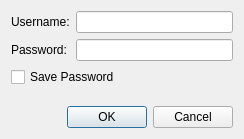
<?xml version="1.0" encoding="UTF-8"?>
<ui version="4.0">
 <class>ConnectDialog</class>
 <widget class="QDialog" name="ConnectDialog">
  <property name="geometry">
   <rect>
    <x>0</x>
    <y>0</y>
    <width>244</width>
    <height>139</height>
   </rect>
  </property>
  <property name="windowTitle">
   <string>Connect to server</string>
  </property>
  <layout class="QVBoxLayout" name="verticalLayout">
   <item>
    <layout class="QGridLayout" name="gridLayout">
     <item row="0" column="0">
      <widget class="QLabel" name="label_3">
       <property name="text">
        <string>Username:</string>
       </property>
       <property name="buddy">
        <cstring>txtUsername</cstring>
       </property>
      </widget>
     </item>
     <item row="0" column="1">
      <widget class="QLineEdit" name="txtUsername"/>
     </item>
     <item row="1" column="0">
      <widget class="QLabel" name="label_4">
       <property name="text">
        <string>Password:</string>
       </property>
       <property name="buddy">
        <cstring>txtPassword</cstring>
       </property>
      </widget>
     </item>
     <item row="1" column="1">
      <widget class="QLineEdit" name="txtPassword">
       <property name="echoMode">
        <enum>QLineEdit::Password</enum>
       </property>
      </widget>
     </item>
     <item row="2" column="0" colspan="2">
      <widget class="QCheckBox" name="chkSavePassword">
       <property name="text">
        <string>Save Password</string>
       </property>
      </widget>
     </item>
    </layout>
   </item>
   <item>
    <spacer name="verticalSpacer">
     <property name="orientation">
      <enum>Qt::Vertical</enum>
     </property>
     <property name="sizeHint" stdset="0">
      <size>
       <width>20</width>
       <height>4</height>
      </size>
     </property>
    </spacer>
   </item>
   <item>
    <widget class="QDialogButtonBox" name="buttonBox">
     <property name="orientation">
      <enum>Qt::Horizontal</enum>
     </property>
     <property name="standardButtons">
      <set>QDialogButtonBox::Cancel|QDialogButtonBox::Ok</set>
     </property>
    </widget>
   </item>
  </layout>
 </widget>
 <tabstops>
  <tabstop>txtPassword</tabstop>
  <tabstop>chkSavePassword</tabstop>
  <tabstop>buttonBox</tabstop>
  <tabstop>txtUsername</tabstop>
 </tabstops>
 <resources/>
 <connections>
  <connection>
   <sender>buttonBox</sender>
   <signal>accepted()</signal>
   <receiver>ConnectDialog</receiver>
   <slot>accept()</slot>
   <hints>
    <hint type="sourcelabel">
     <x>248</x>
     <y>254</y>
    </hint>
    <hint type="destinationlabel">
     <x>157</x>
     <y>274</y>
    </hint>
   </hints>
  </connection>
  <connection>
   <sender>buttonBox</sender>
   <signal>rejected()</signal>
   <receiver>ConnectDialog</receiver>
   <slot>reject()</slot>
   <hints>
    <hint type="sourcelabel">
     <x>316</x>
     <y>260</y>
    </hint>
    <hint type="destinationlabel">
     <x>286</x>
     <y>274</y>
    </hint>
   </hints>
  </connection>
 </connections>
</ui>
